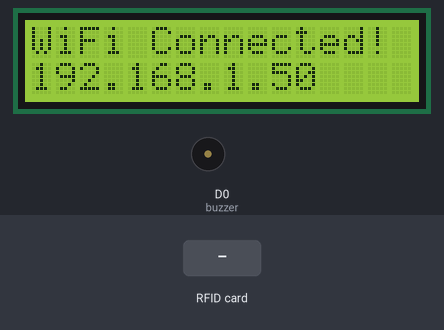
This sketch was run on a simulated ESP8266 (NodeMCU). Parts: 16×2 character LCD, buzzer (waves = sounding, pin HIGH). The test bench sets the inputs (shaded band). WiFi joins after 1.5 s; servers stay silent unless stated; uploads are accepted with an empty reply; what the sketch prints to the serial monitor is not drawn.

Above: at 2.8 s.
At 4.9 s:
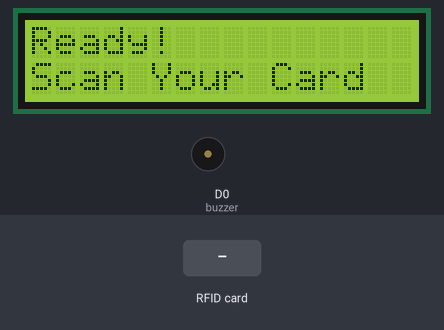
5.0 s: RFID card 5E 7A 19 C4 held to the reader
At 5.5 s:
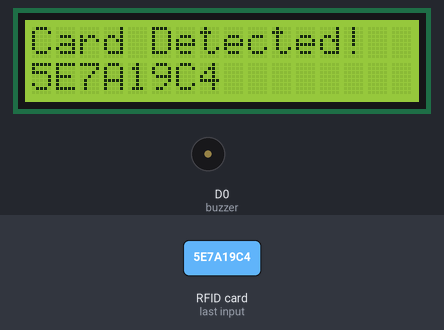
At 6.7 s:
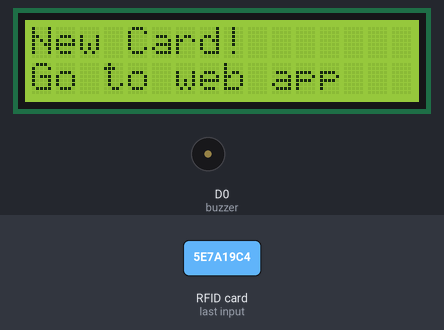
Timing chart, 0 to 8.2 s (numbered marks = the images above; inputs shaded):
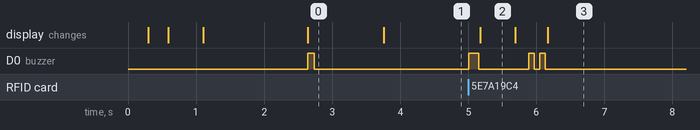

The sketch:

esp8266-firmware.ino
```cpp
// ╔══════════════════════════════════════════════════════════════════╗
// ║          NFC ATTENDANCE SYSTEM — ESP8266 FIRMWARE                ║
// ║                                                                  ║
// ║  SETUP INSTRUCTIONS:                                             ║
// ║  ─────────────────────                                          ║
// ║  1. Update WiFi SSID and password below                         ║
// ║  2. Copy Supabase Project URL from your dashboard               ║
// ║  3. Copy Supabase anon key from Project Settings → API          ║
// ║  4. Update both values below (marked with YOUR_...)             ║
// ║  5. Connect ESP8266 to computer via USB                         ║
// ║  6. Select Board: "NodeMCU 1.0 (ESP-12E Module)"                ║
// ║  7. Select Port: /dev/ttyUSB0 or COM3 (your device)            ║
// ║  8. Upload sketch                                               ║
// ║  9. Open Serial Monitor at 9600 baud                            ║
// ║ 10. Scan a card — you should see the UID printed                ║
// ║                                                                  ║
// ║  HARDWARE:                                                       ║
// ║  ──────────                                                      ║
// ║  • ESP8266 (D0=Buzzer, D1=SCL, D2=SDA)                          ║
// ║  • PN532 NFC Reader (I2C mode)                                  ║
// ║  • 16x2 LCD Display with I2C backpack (0x3F)                    ║
// ║  • All on same I2C bus (D1/D2)                                  ║
// ╚══════════════════════════════════════════════════════════════════╝

#include <ESP8266WiFi.h>
#include <WiFiClientSecure.h>
#include <ESP8266HTTPClient.h>
#include <Wire.h>
#include <Adafruit_PN532.h>
#include <LiquidCrystal_I2C.h>

// ======================= WIFI SETTINGS =======================
// Enter your WiFi SSID and password
const char* ssid      = "MARVEL";
const char* password  = "123456789";

// ======================= SUPABASE SETTINGS =======================
// REQUIRED: Get these from https://supabase.com
// 1. Go to Project Settings -> API
// 2. Copy the Project URL and paste below (without /rest/v1)
// 3. Copy the "public" (anon) key and paste below
//
// Example:
// const char* SUPABASE_URL      = "https://lbqlntagejtdifyxvukk.supabase.co";
// const char* SUPABASE_ANON_KEY = "eyJhbGciOiJIUzI1NiIsInR5cCI6IkpXVCJ9...";
//
const char* SUPABASE_URL      = "https://lbqlntagejtdifyxvukk.supabase.co";
const char* SUPABASE_ANON_KEY = "sb_publishable_qbzAv4K01SPRxgXs2HaWQg_44_Qjx3Q";
// ==================================================================
//
// WORKFLOW:
// 1. User scans NFC card on this reader
// 2. Firmware sends card UID to Supabase
// 3. If card is unknown: double-beep + "Unknown Card" message
// 4. User goes to web app /add-card page, taps card again
// 5. Web app detects unknown card, redirects to /register with pre-filled UID
// 6. User enters student info (name, sex, phone, class, department)
// 7. Student is registered, card is now recognized by this reader
// ==================================================================

// Both devices on the SAME I2C bus — D2=SDA, D1=SCL
LiquidCrystal_I2C lcd(0x3F, 16, 2);
Adafruit_PN532    nfc(255, 255);   // I2C mode (IRQ/RST unused)

const int buzzer = D0;

// ── Helpers ──────────────────────────────────────────────

void lcdMsg(const char* line1, const char* line2 = "") {
  lcd.clear();
  lcd.setCursor(0, 0); lcd.print(line1);
  if (strlen(line2) > 0) { lcd.setCursor(0, 1); lcd.print(line2); }
}

void beep(int ms = 150) {
  digitalWrite(buzzer, HIGH); delay(ms); digitalWrite(buzzer, LOW);
}

// ── Setup ─────────────────────────────────────────────────

void setup() {
  Serial.begin(9600);
  delay(200);
  Serial.println("\n\n=== BOOT ===");

  pinMode(buzzer, OUTPUT);
  digitalWrite(buzzer, LOW);

  // Single I2C bus for everything
  Wire.begin(D2, D1);
  delay(100);

  // LCD init (called twice — some 0x3F backpacks need it)
  lcd.init();
  delay(50);
  lcd.init();
  lcd.backlight();
  delay(100);
  lcdMsg("Booting...");
  delay(500);
  Serial.println("LCD OK");

  // WiFi
  lcdMsg("Connecting WiFi");
  WiFi.mode(WIFI_STA);
  WiFi.begin(ssid, password);
  int attempts = 0;
  while (WiFi.status() != WL_CONNECTED) {
    ESP.wdtFeed();
    delay(500);
    Serial.print(".");
    if (++attempts > 40) {
      lcdMsg("WiFi Failed!", "Check creds");
      Serial.println("\nWiFi timeout — restarting");
      delay(3000);
      ESP.restart();
    }
  }
  Serial.println("\nWiFi OK: " + WiFi.localIP().toString());
  lcdMsg("WiFi Connected!", WiFi.localIP().toString().c_str());
  beep(100);
  delay(1000);

  // NFC — same Wire bus, different I2C address
  nfc.begin();
  uint32_t versiondata = nfc.getFirmwareVersion();
  if (!versiondata) {
    Serial.println("PN532 not found — check I2C mode jumpers");
    lcdMsg("NFC Error!", "Check jumpers");
    delay(5000);
    ESP.restart();
  }
  Serial.print("PN532 found, firmware v");
  Serial.println((versiondata >> 16) & 0xFF);
  nfc.SAMConfig();

  lcdMsg("Ready!", "Scan Your Card");
  Serial.println("System ready");
}

// ── Main Loop ─────────────────────────────────────────────

void loop() {
  uint8_t uid[7]  = {0};
  uint8_t uidLen  = 0;

  ESP.wdtFeed();
  bool found = nfc.readPassiveTargetID(
    PN532_MIFARE_ISO14443A, uid, &uidLen, 3000
  );

  if (!found) return;  // timeout — loop cleanly

  beep(150);

  // Build UID hex string (e.g., "7A810E06")
  String cardID = "";
  for (uint8_t i = 0; i < uidLen; i++) {
    if (uid[i] < 0x10) cardID += "0";
    cardID += String(uid[i], HEX);
  }
  cardID.toUpperCase();
  Serial.println("Card UID: " + cardID);

  lcdMsg("Card Detected!", cardID.c_str());
  delay(500);
  lcdMsg("Checking...");

  // Look up the card UID in the database
  String studentName = "";
  bool known = lookupStudent(cardID, studentName);

  if (!known) {
    // Card not registered — prompt user to register it
    beep(80); delay(80); beep(80);  // double beep = unregistered card
    lcdMsg("New Card!", "Go to web app");
    Serial.println("Card not registered: " + cardID);
    Serial.println("  → Visit /add-card on web app to register");
    delay(2500);
    lcdMsg("Ready!", "Scan Your Card");
    return;
  }

  // Card found — log attendance
  bool ok = logAttendance(cardID);

  if (ok) {
    beep(200);
    lcdMsg("Welcome!", studentName.c_str());
    Serial.println("✓ Attendance logged for: " + studentName);
  } else {
    lcdMsg("Send Failed!", "Try again");
    Serial.println("✗ Attendance insert FAILED");
  }

  delay(2500);
  lcdMsg("Ready!", "Scan Your Card");
}

// ── Look up student by UID (GET request to Supabase REST API) ──
// Queries the "students" table to find a matching card UID.
// Returns true and fills `nameOut` if a registered student is found.
// Returns false if card UID is not in the database (user must register via web app).

bool lookupStudent(String uid, String &nameOut) {
  WiFiClientSecure client;
  client.setInsecure();

  HTTPClient https;
  String url = String(SUPABASE_URL) +
               "/rest/v1/students?uid=eq." + uid + "&select=full_name";

  https.begin(client, url);
  https.addHeader("apikey", SUPABASE_ANON_KEY);
  https.addHeader("Authorization", String("Bearer ") + SUPABASE_ANON_KEY);
  https.setTimeout(10000);

  int code = https.GET();
  String body = https.getString();
  https.end();

  Serial.println("Lookup HTTP " + String(code) + " | " + body);

  if (code != 200) return false;

  // Response looks like: [{"full_name":"John Doe"}]  or  []
  if (body.length() < 5) return false;  // "[]" = not found

  int nameStart = body.indexOf("\"full_name\":\"");
  if (nameStart == -1) return false;
  nameStart += strlen("\"full_name\":\"");
  int nameEnd = body.indexOf("\"", nameStart);
  if (nameEnd == -1) return false;

  nameOut = body.substring(nameStart, nameEnd);
  return true;
}

// ── Insert attendance record (POST request to Supabase RPC function) ──
// Calls the log_attendance() PostgreSQL function on the server.
// Server-side: looks up student by UID, then inserts an attendance record.
// This ensures the database is always consistent (atomic operation).
// Returns true if attendance was successfully logged.

bool logAttendance(String uid) {
  WiFiClientSecure client;
  client.setInsecure();

  HTTPClient https;
  String url = String(SUPABASE_URL) + "/rest/v1/rpc/log_attendance";

  // Call the log_attendance() PostgreSQL function defined in supabase-schema.sql
  // Server looks up student_id from the UID, then inserts attendance atomically.
  // This keeps the database consistent and handles the card→student mapping.
  String payload = "{\"p_uid\":\"" + uid + "\"}";

  https.begin(client, url);
  https.addHeader("apikey", SUPABASE_ANON_KEY);
  https.addHeader("Authorization", String("Bearer ") + SUPABASE_ANON_KEY);
  https.addHeader("Content-Type", "application/json");
  https.setTimeout(10000);

  int code = https.POST(payload);
  String body = https.getString();
  https.end();

  Serial.println("Insert HTTP " + String(code) + " | " + body);
  return (code == 200 || code == 204);
}
```

Measured:
- after the input at 5.0 s, D0 (buzzer): goes HIGH 0.15 s, LOW 0.74 s, HIGH 0.08 s, LOW 0.08 s, HIGH 0.08 s, then LOW, starting at once; the display: changes after 0.18 s (image 2)
- what the display in image 0 shows lasts 1.2 s, from 2.6 s to 3.8 s
- what the display in image 2 shows lasts 0.5 s, from 5.2 s to 5.7 s
